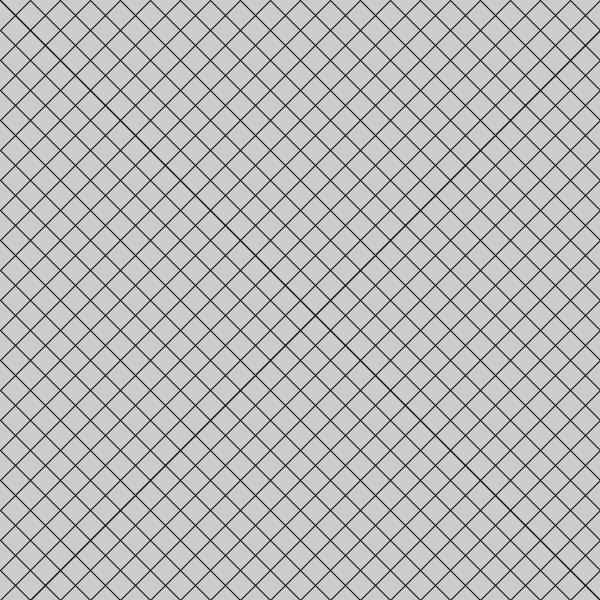
Frame 1 (no input)
Frame 60 (the mouse pressed at the canvas centre just before this capture): identical to frame 1, image omitted
Frame 120 (the mouse held since frame 60 and released just before this capture): identical to frame 1, image omitted

The Processing sketch that drew this single still picture (run headless with seeded random() and noise(); from frame 60 on, the mouse is pressed at the canvas centre):

// Processing sketch: deber2_parte1
// ── deber2_parte1.pde
//VARIABLES GLOBALES
int row, column; 
int i,j;

void setup(){ //SE EJECUTA UNA VEZ
  size(600,600); //TAMANO DE PANTALLA 
  row = width /20; //DIVIDO LA PANTALLA HORIZONTALMENTE EN 20 
  column = height/20; //DIVIDO LA PANTALLA VERTICALMENTE EN 20 

  
//INICIALIZO VARIABLES PARA EL LOOP
  i =0; 
  j=0;

  while(i<=height && j <=width){ //LOPP SE EJECUTA CUANDO ES MENOR O IGUAL AL ANCHO Y ALTO DE PANTALLA
    line(row+i,0,0,column+j); //PRIMER SECTOR DE LINEAS 
    line(row+i,height,width,column+j); //SEGUNDO SECTOR DE LINEAS 
    line(0+i,0,width,height-j); //PRIMER SECTOR DE LINEAS 
    line(0,0+j,width-i,height); //SEGUNDO SECTOR DE LINEAS
  
    i+=width/20; //SUMA DE UN CUADRANTE MAS
    j+=height/20; //SUMA DE UN CUADRANTE MAS
  }

  
  

  
  


}

void draw (){

  
  
}
